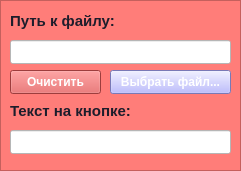
   <widget class="QFrame" name="frame_7">
    <property name="geometry">
     <rect>
      <x>10</x>
      <y>370</y>
      <width>241</width>
      <height>171</height>
     </rect>
    </property>
    <property name="styleSheet">
     <string notr="true">background-color: rgb(255, 125, 121);</string>
    </property>
    <property name="frameShape">
     <enum>QFrame::Shape::StyledPanel</enum>
    </property>
    <property name="frameShadow">
     <enum>QFrame::Shadow::Raised</enum>
    </property>
    <widget class="QLabel" name="label_19">
     <property name="geometry">
      <rect>
       <x>10</x>
       <y>10</y>
       <width>151</width>
       <height>21</height>
      </rect>
     </property>
     <property name="font">
      <font>
       <family>Yu Gothic UI</family>
       <pointsize>11</pointsize>
       <bold>true</bold>
      </font>
     </property>
     <property name="styleSheet">
      <string notr="true">color: rgb(29, 29, 43);
background-color: rgba(255, 255, 255, 0);
border: none;</string>
     </property>
     <property name="text">
      <string>Путь к файлу:</string>
     </property>
    </widget>
    <widget class="QLineEdit" name="lineEditFile_7">
     <property name="geometry">
      <rect>
       <x>10</x>
       <y>40</y>
       <width>221</width>
       <height>24</height>
      </rect>
     </property>
     <property name="font">
      <font>
       <family>Yu Gothic UI</family>
       <pointsize>10</pointsize>
      </font>
     </property>
     <property name="styleSheet">
      <string notr="true">background-color: rgb(255, 255, 255);
color: rgb(38, 38, 38);</string>
     </property>
     <property name="readOnly">
      <bool>true</bool>
     </property>
    </widget>
    <widget class="QPushButton" name="BrowseButton_7">
     <property name="geometry">
      <rect>
       <x>110</x>
       <y>70</y>
       <width>121</width>
       <height>24</height>
      </rect>
     </property>
     <property name="font">
      <font>
       <family>Yu Gothic UI</family>
       <pointsize>9</pointsize>
       <bold>true</bold>
      </font>
     </property>
     <property name="styleSheet">
      <string notr="true">QPushButton {
   background-color: rgb(170, 170, 255);
  
	color: rgb(255, 255, 255);
   qproperty-wordWrap: true;
}
QPushButton:hover {
   background-color: rgb(150, 150, 235);
}
QPushButton:pressed {
   background-color: rgb(130, 130, 215);
}</string>
     </property>
     <property name="text">
      <string>Выбрать файл...</string>
     </property>
    </widget>
    <widget class="QLabel" name="label_20">
     <property name="geometry">
      <rect>
       <x>10</x>
       <y>100</y>
       <width>151</width>
       <height>21</height>
      </rect>
     </property>
     <property name="font">
      <font>
       <family>Yu Gothic UI</family>
       <pointsize>11</pointsize>
       <bold>true</bold>
      </font>
     </property>
     <property name="styleSheet">
      <string notr="true">color: rgb(29, 29, 43);
background-color: rgba(255, 255, 255, 0);
border: none;</string>
     </property>
     <property name="text">
      <string>Текст на кнопке:</string>
     </property>
    </widget>
    <widget class="QLineEdit" name="lineEditText_7">
     <property name="geometry">
      <rect>
       <x>10</x>
       <y>130</y>
       <width>221</width>
       <height>24</height>
      </rect>
     </property>
     <property name="font">
      <font>
       <family>Yu Gothic UI</family>
       <pointsize>10</pointsize>
      </font>
     </property>
     <property name="styleSheet">
      <string notr="true">background-color: rgb(255, 255, 255);
color: rgb(38, 38, 38);</string>
     </property>
     <property name="maxLength">
      <number>50</number>
     </property>
    </widget>
    <widget class="QPushButton" name="CleanButton_7">
     <property name="geometry">
      <rect>
       <x>10</x>
       <y>70</y>
       <width>91</width>
       <height>24</height>
      </rect>
     </property>
     <property name="font">
      <font>
       <family>Yu Gothic UI</family>
       <pointsize>9</pointsize>
       <bold>true</bold>
      </font>
     </property>
     <property name="styleSheet">
      <string notr="true">QPushButton {
   
	background-color: rgb(220, 85, 85);
	color: rgb(255, 255, 255);
   qproperty-wordWrap: true;
}
QPushButton:hover {
	background-color: rgb(190, 94, 83);
}
QPushButton:pressed {
	background-color: rgb(170, 84, 74);
}</string>
     </property>
     <property name="text">
      <string>Очистить</string>
     </property>
    </widget>
   </widget>
